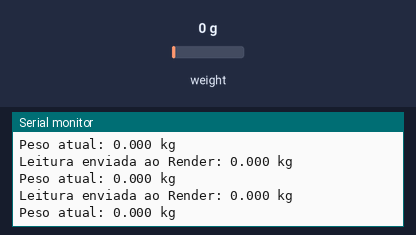
This program was run on a simulated ESP32. Shown: the last lines printed to the serial monitor. Inputs (shaded band) come from the test bench; at power-on: weight on the scale 0 g. WiFi joins after 1.5 s; servers stay silent unless stated; uploads are accepted with an empty reply.

Above: at 2.7 s.
2.8 s: weight on the scale set to 100 g
At 2.87 s:
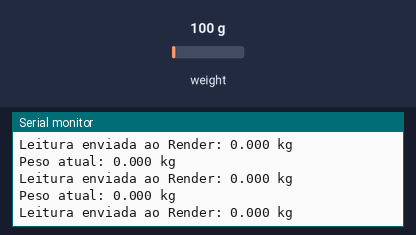
4.3 s: weight on the scale set to 1250 g
At 4.47 s:
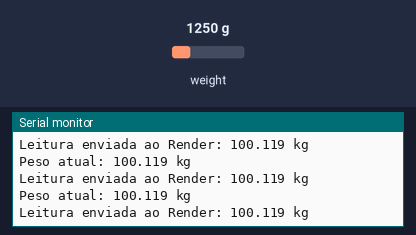
Timing chart, 0 to 7.3 s (numbered marks = the images above; inputs shaded):
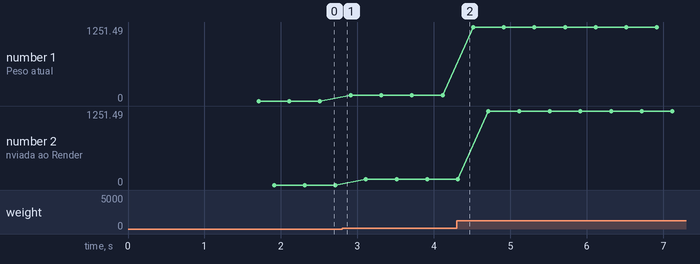

Measured:
- plotted number 1: 0 → 100.12 after the input at 2.8 s, 100.12 → 1251.49 after the input at 4.3 s
- plotted number 2: 0 → 100.12 after the input at 2.8 s, 100.12 → 1251.49 after the input at 4.3 s

The program:

main.cpp
```cpp
#include <Arduino.h>
#include <HX711.h>
#include <WiFi.h>
#include <HTTPClient.h>
#include <WiFiClientSecure.h>

// Definicao dos pinos
#define DT 4
#define SCK 5

// Configuracao Wi-Fi
const char *SSID = "Wokwi-GUEST";
const char *SENHA = "";

// Identificador do ponto de coleta
const char *PONTO_ID = "PONTO-001";

// Endereco do servidor WebSocket (recebe o peso via HTTP)
const char *WEBSOCKET_API_URL =
    "https://weight-websocket.onrender.com";

// Configuracao da balanca
HX711 balanca;

const float fator_calibracao = 419.5;
const int num_leituras = 2;
const float peso_minimo = 0.05;

// Intervalo entre leituras
const unsigned long intervalo_leitura = 250;
unsigned long ultima_leitura = 0;

// Conecta ao Wi-Fi
void conectar_wifi()
{
    Serial.print("Conectando ao Wi-Fi: ");
    Serial.println(SSID);

    WiFi.begin(SSID, SENHA);

    while (WiFi.status() != WL_CONNECTED)
    {
        delay(500);
        Serial.println("Conectando...");
    }

    Serial.println("Wi-Fi conectado!");
    Serial.print("Endereco IP: ");
    Serial.println(WiFi.localIP());
}

// Envia o peso para o servidor Render
bool enviarLeitura(float peso)
{
    if (WiFi.status() != WL_CONNECTED)
    {
        Serial.println("Wi-Fi desconectado!");
        return false;
    }

    WiFiClientSecure cliente;
    cliente.setInsecure(); // Somente para testes no Wokwi

    HTTPClient https;

    String url = String(WEBSOCKET_API_URL) + "/peso";

    if (!https.begin(cliente, url))
    {
        Serial.println("Erro ao iniciar requisicao HTTPS.");
        return false;
    }

    https.setTimeout(1000);
    https.addHeader("Content-Type", "application/json");

    String corpoJSON = "{\"pontoId\":\"";
    corpoJSON += PONTO_ID;
    corpoJSON += "\",\"peso\":";
    corpoJSON += String(peso, 3);
    corpoJSON += "}";

    int codigoHTTP = https.POST(corpoJSON);

    bool sucesso = codigoHTTP >= 200 && codigoHTTP < 300;

    if (sucesso)
    {
        Serial.print("Leitura enviada ao Render: ");
        Serial.print(peso, 3);
        Serial.println(" kg");
    }
    else
    {
        Serial.print("Erro HTTP ao enviar leitura: ");
        Serial.println(codigoHTTP);

        if (codigoHTTP > 0)
        {
            Serial.println(https.getString());
        }
        else
        {
            Serial.println(https.errorToString(codigoHTTP));
        }
    }

    https.end();

    return sucesso;
}

// Inicializacao
void setup()
{
    Serial.begin(115200);

    Serial.println("==============================");
    Serial.println("SISTEMA DE DOACAO DE TAMPINHAS");
    Serial.println("==============================");

    conectar_wifi();

    balanca.begin(DT, SCK);

    Serial.println("HX711 configurado!");
}

// Execucao continua
void loop()
{
    if (WiFi.status() != WL_CONNECTED)
    {
        conectar_wifi();
    }

    if (millis() - ultima_leitura < intervalo_leitura)
    {
        return;
    }

    ultima_leitura = millis();

    if (!balanca.is_ready())
    {
        Serial.println("HX711 nao esta pronto.");
        return;
    }

    float pesoAtual =
        balanca.read_average(num_leituras) / fator_calibracao;

    if (pesoAtual < peso_minimo)
    {
        pesoAtual = 0.0;
    }

    Serial.print("Peso atual: ");
    Serial.print(pesoAtual, 3);
    Serial.println(" kg");

    enviarLeitura(pesoAtual);
}
```
